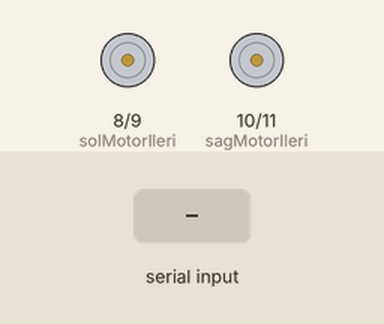
Recording of a sketch running on a simulated Arduino Uno, built with avr-gcc and run on an emulated ATmega328P. On the bench: motor-driver pin pairs drawn as motors (green arrow = first pin HIGH = forward, orange = second pin HIGH = backward, longer = more drive). The test bench sets the inputs (shaded band).

Above: at 1.2 s.
1.3 s: "F" received over Serial
At 2.5 s:
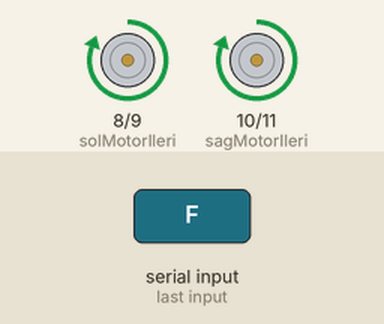
2.8 s: "B" received over Serial
At 3.7 s:
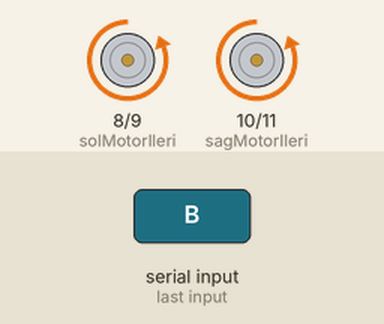
4.3 s: "L" received over Serial
At 4.9 s:
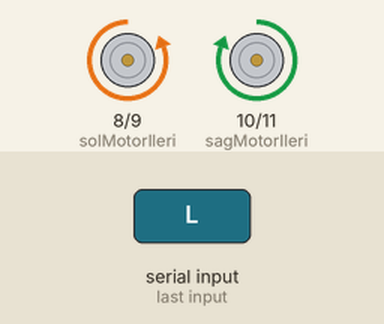
5.8 s: "R" received over Serial
At 7.0 s:
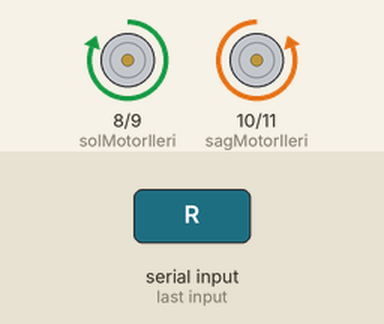
7.3 s: "S" received over Serial
At 8.4 s:
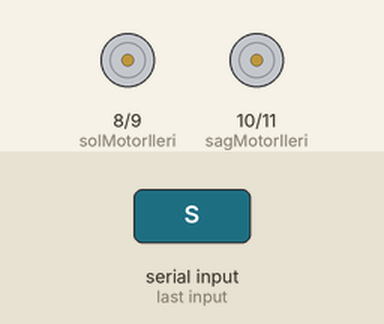
Timing chart, 0 to 9.8 s (numbered marks = the images above; inputs shaded):
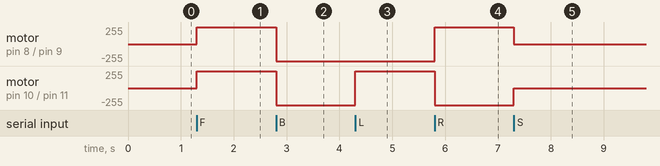

The sketch:

BluethootCar.ino
```cpp
const int solMotorIleri = 8;
const int solMotorGeri = 9;
const int sagMotorIleri = 10;
const int sagMotorGeri = 11;

char veri;

void setup() {

  pinMode(solMotorIleri, OUTPUT);
  pinMode(solMotorGeri, OUTPUT);
  pinMode(sagMotorIleri, OUTPUT);
  pinMode(sagMotorGeri, OUTPUT);


  Serial.begin(9600);
}

void loop() {
  if (Serial.available() > 0) {
    veri = Serial.read();

    if (veri == 'F') {
      ileriGit();
    } else if (veri == 'B') {
      geriGit();
    } else if (veri == 'L') {
      solaDon();
    } else if (veri == 'R') {
      sagaDon();
    } else if (veri == 'S') {
      dur();
    }
  }
}


void ileriGit() {
  digitalWrite(solMotorIleri, HIGH);
  digitalWrite(solMotorGeri, LOW);
  digitalWrite(sagMotorIleri, HIGH);
  digitalWrite(sagMotorGeri, LOW);
}

void geriGit() {
  digitalWrite(solMotorIleri, LOW);
  digitalWrite(solMotorGeri, HIGH);
  digitalWrite(sagMotorIleri, LOW);
  digitalWrite(sagMotorGeri, HIGH);
}

void solaDon() {
  digitalWrite(solMotorIleri, LOW);
  digitalWrite(solMotorGeri, HIGH);
  digitalWrite(sagMotorIleri, HIGH);
  digitalWrite(sagMotorGeri, LOW);
}

void sagaDon() {
  digitalWrite(solMotorIleri, HIGH);
  digitalWrite(solMotorGeri, LOW);
  digitalWrite(sagMotorIleri, LOW);
  digitalWrite(sagMotorGeri, HIGH);
}

void dur() {
  digitalWrite(solMotorIleri, LOW);
  digitalWrite(solMotorGeri, LOW);
  digitalWrite(sagMotorIleri, LOW);
  digitalWrite(sagMotorGeri, LOW);
}
```

Measured:
- after the input at 1.3 s, motor on pin 8 (solMotorIleri) / pin 9 (solMotorGeri), motor on pin 10 (sagMotorIleri) / pin 11 (sagMotorGeri): stopped → forward 255/255 at once
- after the input at 2.8 s, motor on pin 8 (solMotorIleri) / pin 9 (solMotorGeri), motor on pin 10 (sagMotorIleri) / pin 11 (sagMotorGeri): forward 255/255 → backward 255/255 at once
- after the input at 4.3 s, motor on pin 10 (sagMotorIleri) / pin 11 (sagMotorGeri): backward 255/255 → forward 255/255 at once
- after the input at 5.8 s, motor on pin 8 (solMotorIleri) / pin 9 (solMotorGeri): backward 255/255 → forward 255/255 at once; motor on pin 10 (sagMotorIleri) / pin 11 (sagMotorGeri): forward 255/255 → backward 255/255 at once
- after the input at 7.3 s, motor on pin 8 (solMotorIleri) / pin 9 (solMotorGeri): forward 255/255 → stopped at once; motor on pin 10 (sagMotorIleri) / pin 11 (sagMotorGeri): backward 255/255 → stopped at once
